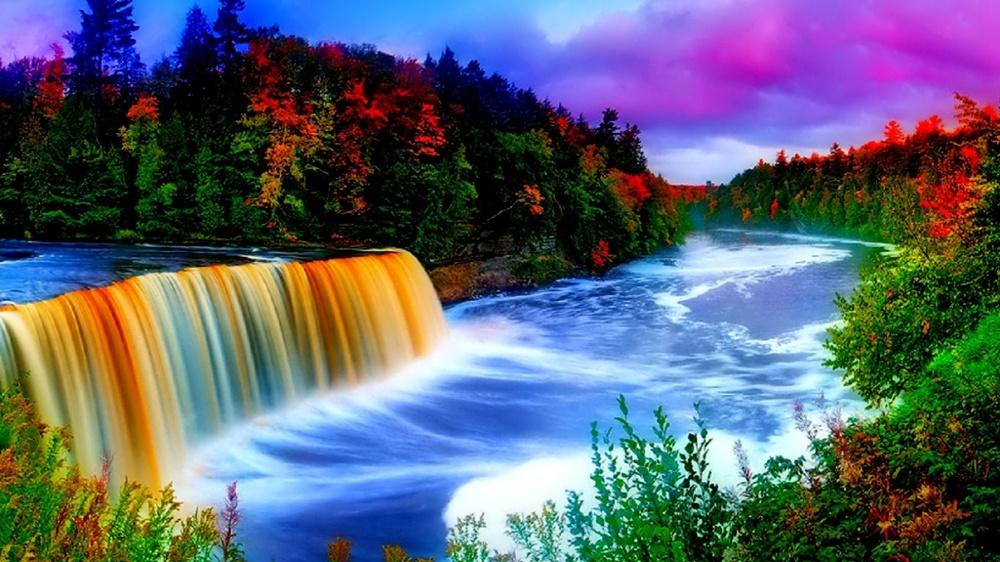
%> input picture Image Processing/scenery.jpg, 1000 x 562 px, shrunk from 1366 x 768 before the run
$ octave histogram.m   (GNU Octave 9; MATLAB toolbox functions it lacks are replaced by stand-ins)
%> lines starting %> are read from the running program, lines starting %| are printed output that depends on the picture
A = imread('scenery.jpg');
%> A is the input picture: size 562x1000x3 uint8; mean R, G, B 92, 98.3, 114.3

%converting into grayscale
A_gray = rgb2gray(A);
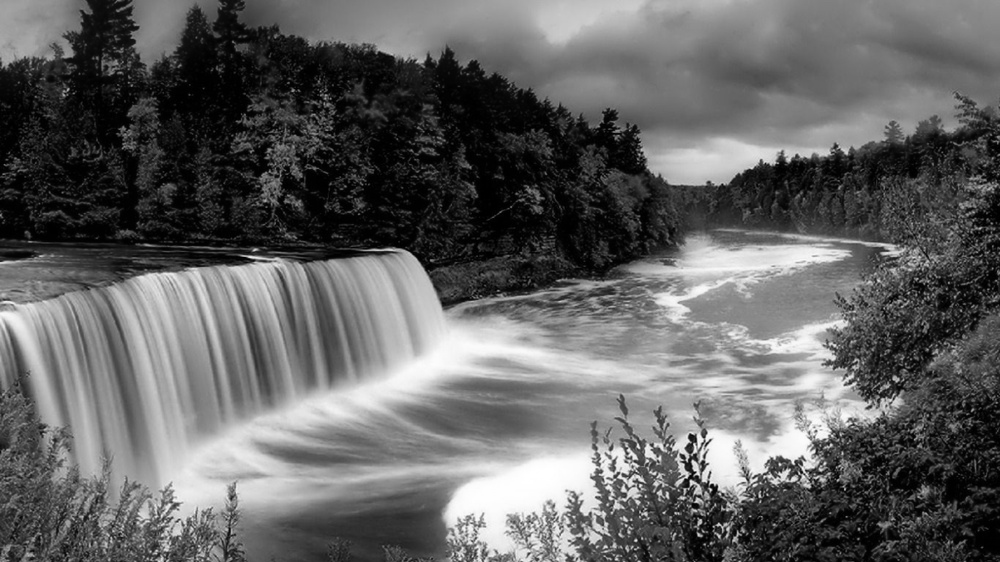
%> A_gray: size 562x1000 uint8; min 0, max 255, mean 98.3

%histogram equalization of A_gray
A_histeq = histeq(A_gray);
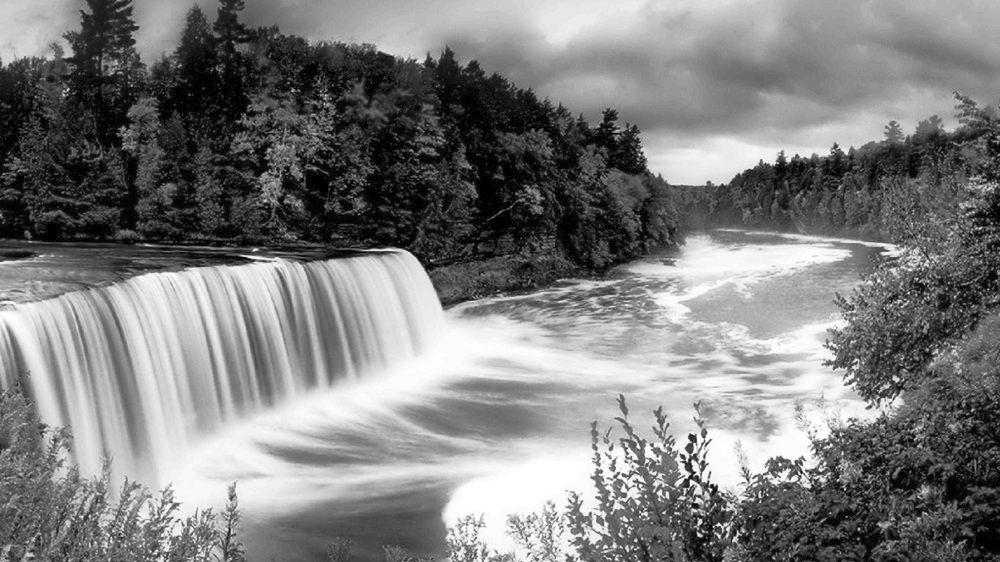
%> A_histeq: size 562x1000 uint8; min 0, max 255, mean 126.2

%plots
subplot(2,2,1), imshow(A_gray), title('Gray Image of Original');
subplot(2,2,2), imshow(A_histeq), title('Histogram Equalized Image');
subplot(2,2,3), imhist(A_gray), title('Histogram of A_gray');
subplot(2,2,4), imhist(A_histeq), title('Histogram of HE Image');
%> after `title('Histogram of HE Image')`:
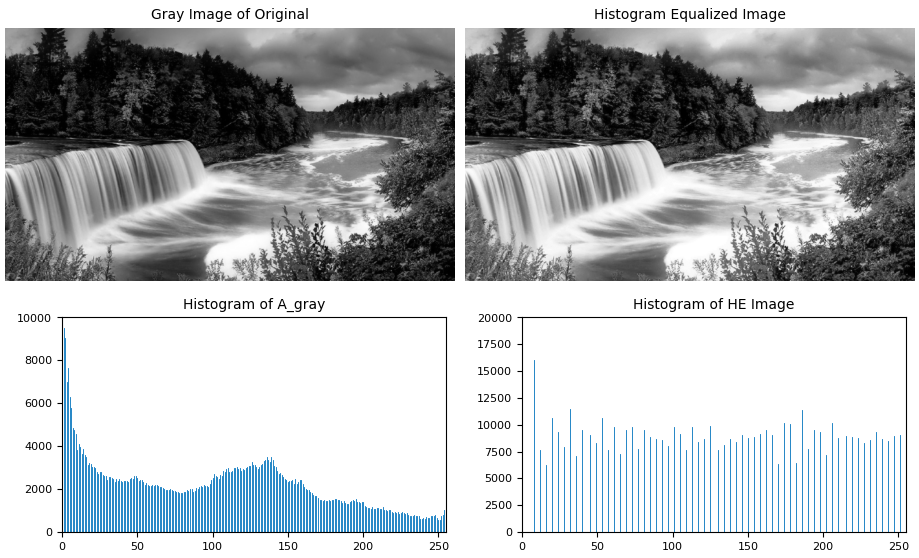
%> figure redrawn from the program's plot data, 4 panels

$ run again, with Image Processing/himalayas.jpg copied over Image Processing/scenery.jpg
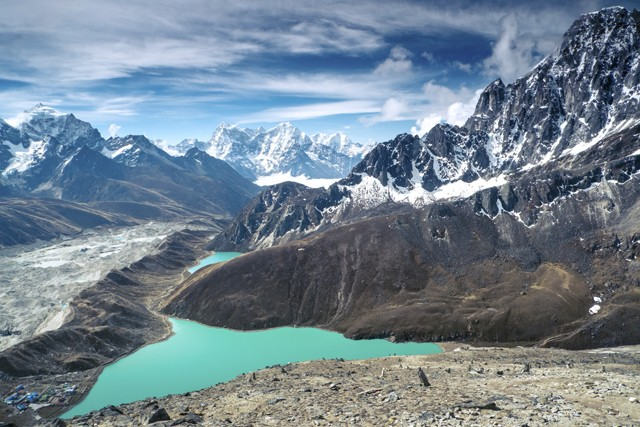
%> input picture Image Processing/himalayas.jpg, 640 x 427 px
%> A is the input picture: size 427x640x3 uint8; mean R, G, B 114.8, 131.7, 144.4
%> `A_histeq = histeq(A_gray);`:
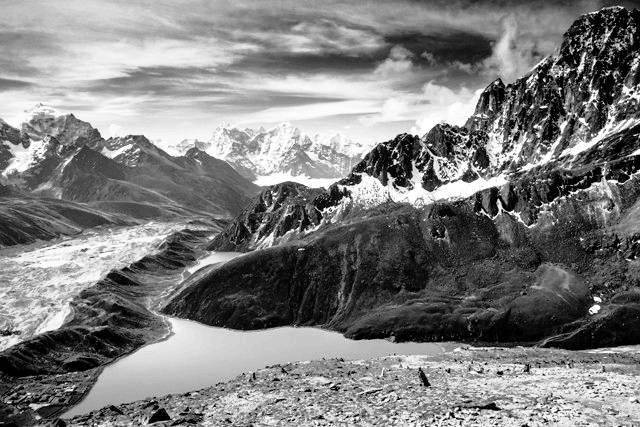
%> A_histeq: size 427x640 uint8; min 0, max 255, mean 126.2
%> `title('Histogram of HE Image')`:
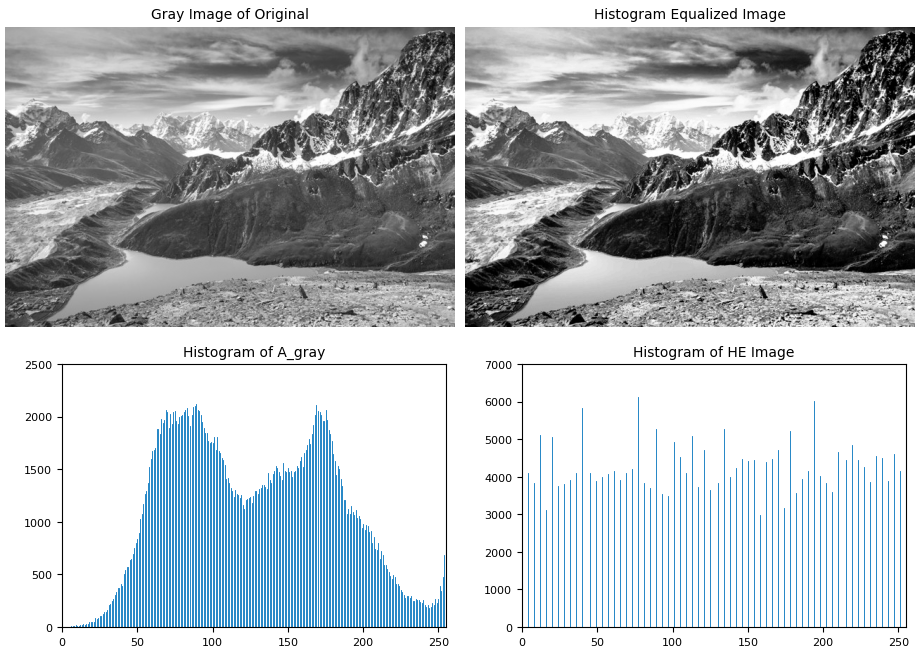
%> figure redrawn from the program's plot data, 4 panels
